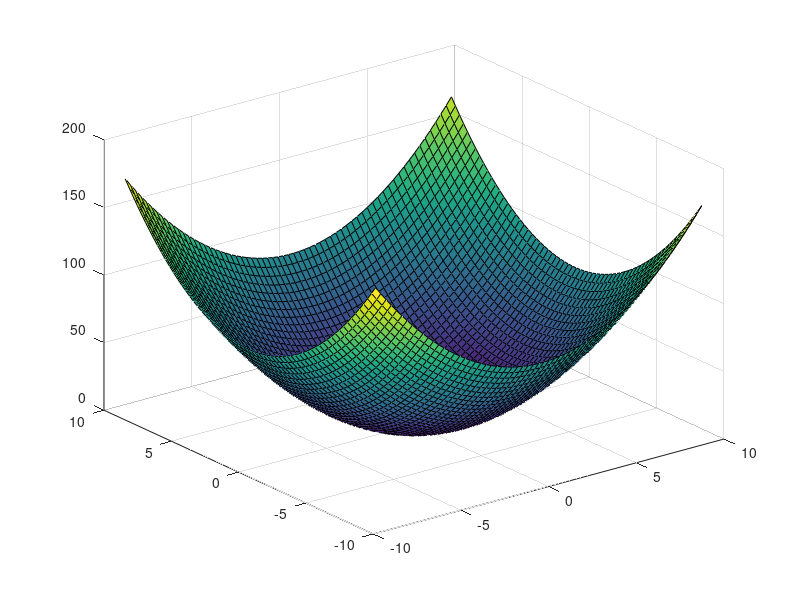

Reproduce this figure in MATLAB.
%Example 1
[X,Y] = meshgrid(-3*pi:.3:3*pi); 
Z = 30*X - Y.^3;
g = surf(X,Y,Z);

%Example 2
[X,Y] = meshgrid(-3*pi:.3:3*pi); 
Z = X.^2 + Y.^2;
g = surf(X,Y,Z);
